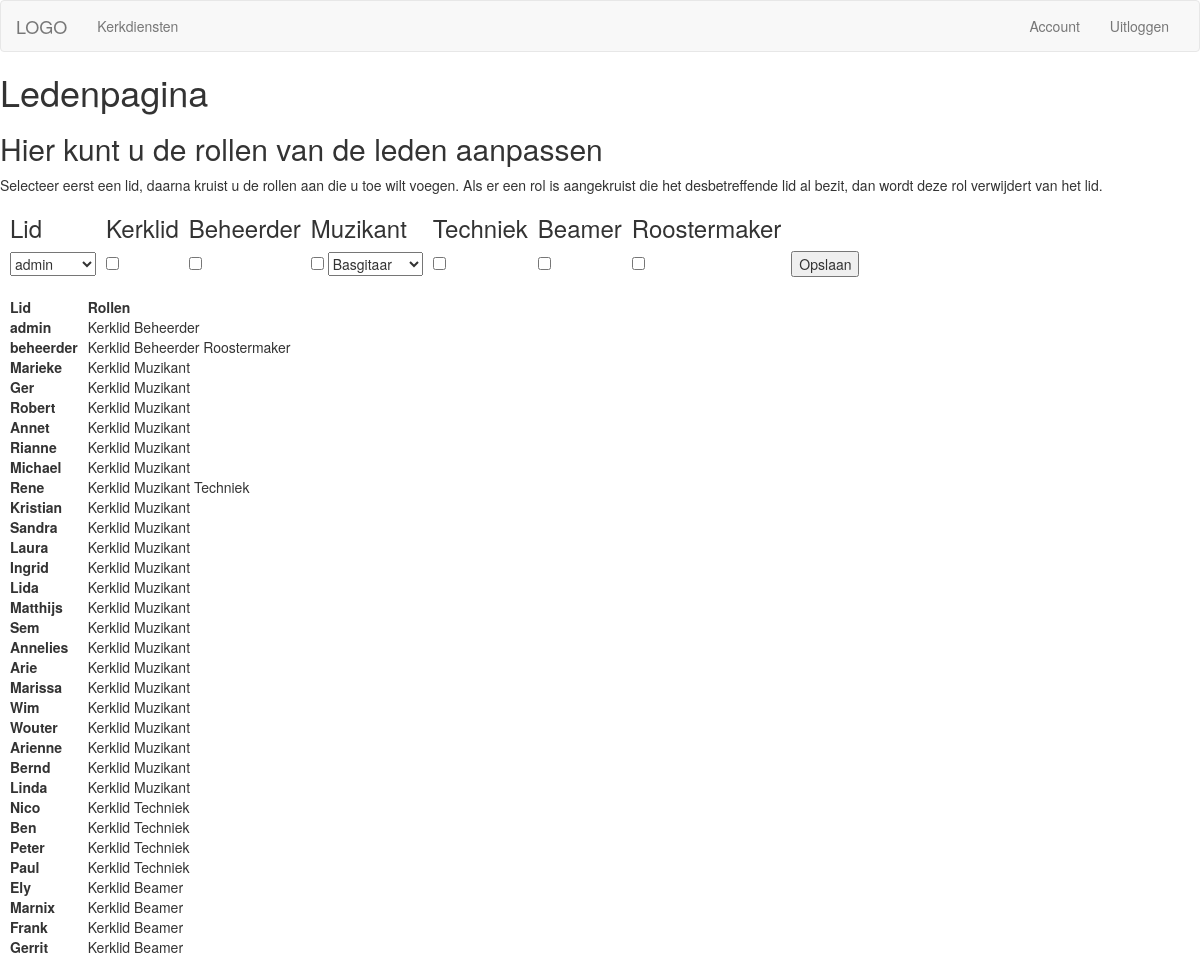
The app's page /kerkdiensten/leden/ (signed in) with its own data.
### kerkdiensten/models.py (models this page shows)
class Rollen(models.Model):
    rollen = models.CharField(max_length=256)
    rol_id = models.CharField(max_length=64)
    beschikbaarheid = models.BooleanField(default=False)
    def __str__(self):
        return self.rollen
    class Meta:
        verbose_name_plural = 'rollen'

class User_details(models.Model):
    user = models.ForeignKey(User, default=1)
    kerk = models.ForeignKey('Kerken', default=None, blank=True, null=True)
    rollen_v2 = models.ManyToManyField('Rollen', blank=True, related_name='user_details_rollen_v2')
    def __str__(self):
        return self.user.username
    class Meta:
        verbose_name_plural = 'user_details'

### kerkdiensten/views.py (the view)
@login_required
def leden(request):
    userDetails = get_object_or_404(User_details, user=request.user)
    kerkToGet = get_object_or_404(Kerken, pk=userDetails.kerk.pk)
    ledenLijst = User_details.objects.all().filter(kerk=kerkToGet)
    rollenLijst = Rollen.objects.all()
    instrumentenLijst = Instrumenten.objects.all()
    return render(request, 'kerkdiensten/leden.html', {'leden':ledenLijst, 'rollen':rollenLijst, 'instrumenten':instrumentenLijst,})

### kerkdiensten/models.py (called while the page is built)
    def __str__(self):
        return self.instrument

### kerkdiensten/templatetags/gen_iter.py (called while the page is built)
@register.filter(name='alleRollen')
def alleRollen(user):
    userDetails = get_object_or_404(User_details, user=user)
    return userDetails.rollen_v2.all()

### kerkdiensten/templates/kerkdiensten/leden.html (shortened to what this page needs)
{% extends 'kerkdiensten/base_kerkdiensten.html' %}
{% block body %}
<h1>Ledenpagina</h1>
<h2>Hier kunt u de rollen van de leden aanpassen</h2>
Selecteer eerst een lid, daarna kruist u de rollen aan die u toe wilt voegen. Als er een rol is aangekruist die het desbetreffende lid al bezit, dan wordt deze rol verwijdert van het lid.
<form method="post" action="{% url 'kerkdiensten:managerol' %}">
    <table>
        <tr>
            <th style="padding-left:10px;"><h3>Lid</h3></th>
            {% for rol in rollen %}
            <th style="padding-left:10px;"><h3>{{ rol }}</h3></th>
            {% endfor %}
        </tr>
        <tr>
            <td style="padding-left:10px;">
                <select name="selected_lid" id="leden">
                {% for lid in leden %}
                <option value="{{ lid.pk }}">{{ lid }}</option>
                {% endfor %}
                </select>
            </td>
            {% for rol in rollen %}
            {% if rol.rollen == 'Muzikant' %}
            <td style="padding-left:10px;">
                <input name="rollen" value='{{ rol.pk }}' type="checkbox">
                <select name="instrument" id="instrumenten">
                    {% for instrument in instrumenten %}
                    <option value="{{ instrument.pk }}">{{ instrument }}</option>
                    {% endfor %}
                </select>
            </td>
            {% else %}
            <td style="padding-left:10px;"><input type="checkbox" name="rollen" value="{{ rol.pk }}"></td>
            {% endif %}
            {% endfor %}
            <td style="padding-left:10px;"><input type="submit" value="Opslaan"></td>
        </tr>
    </table>
</form>
<br />
<table>
    <tr>
        <th style="padding-left:10px;">Lid</th>
        <th style="padding-left:10px;">Rollen</th>
    </tr>
    {% for lid in leden %}
    <tr>
        <td style="padding-left:10px;"><b>{{ lid }}</b></td>
         <td style="padding-left:10px;">
        {% for rol in lid.rollen_v2.all %}
        {{ rol }}
        {% endfor %}
        </td>
    </tr>
    {% endfor %}
</table>
{% endblock body %}

### records on screen
Rollen: rollen "Kerklid"
Rollen: rollen "Beheerder"
Rollen: rollen "Muzikant"
Rollen: rollen "Techniek"
Rollen: rollen "Beamer"
Rollen: rollen "Roostermaker"
User_details: user.username "admin"
User_details: user.username "beheerder"
User_details: user.username "Marieke"
User_details: user.username "Ger"
User_details: user.username "Robert"
User_details: user.username "Annet"
User_details: user.username "Rianne"
User_details: user.username "Michael"
User_details: user.username "Rene"
User_details: user.username "Kristian"
User_details: user.username "Sandra"
User_details: user.username "Laura"
User_details: user.username "Ingrid"
User_details: user.username "Lida"
User_details: user.username "Matthijs"
User_details: user.username "Sem"
User_details: user.username "Annelies"
User_details: user.username "Arie"
User_details: user.username "Marissa"
User_details: user.username "Wim"
User_details: user.username "Wouter"
User_details: user.username "Arienne"
User_details: user.username "Bernd"
User_details: user.username "Linda"
User_details: user.username "Nico"
User_details: user.username "Ben"
User_details: user.username "Peter"
User_details: user.username "Paul"
User_details: user.username "Ely"
User_details: user.username "Marnix"
User_details: user.username "Frank"
User_details: user.username "Gerrit"

### other values on screen
form field selected_lid "admin"
form field instrument "Basgitaar"
